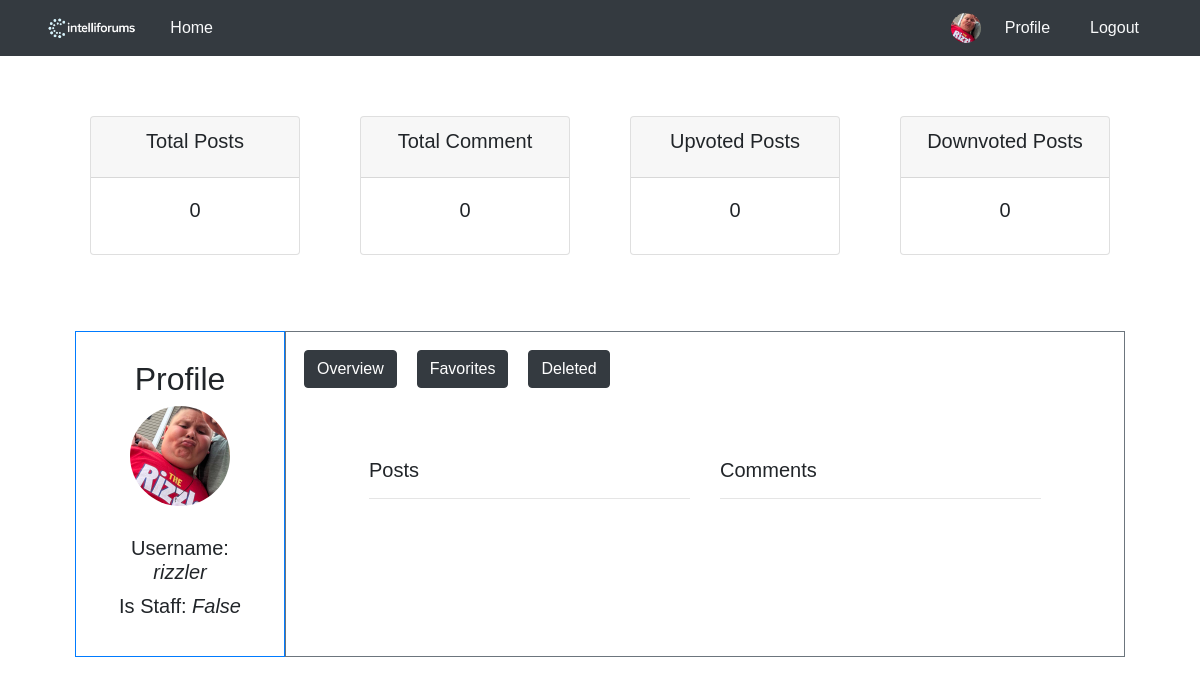
Page /profile/3/ (signed in) on the earlier database version.
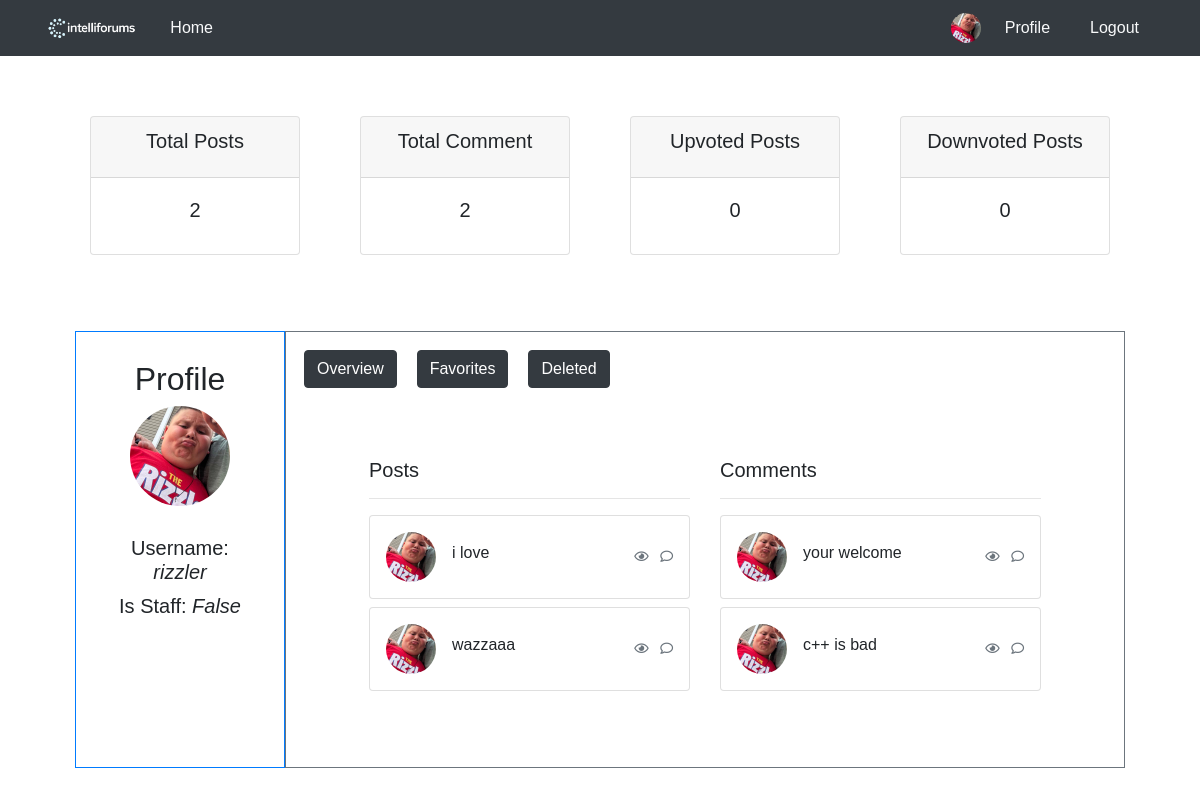
Same page on the later database version.
### blog/models.py (models this page shows, shortened)
class User(AbstractBaseUser, PermissionsMixin):
    username = models.CharField(max_length=100, unique=True)
    picture = models.ImageField(
        upload_to='profile/',
        default='profile/blank-profile-picture-973460_128012234212.png',
        blank=True,
    )
    is_active = models.BooleanField(default=True)
    is_staff = models.BooleanField(default=False)
    USERNAME_FIELD = 'username'
    objects = UserManager()

class UserPost(models.Model):
    post_ref = models.ForeignKey(Post, on_delete=models.CASCADE)
    user_ref = models.ForeignKey(User, on_delete=models.CASCADE)
    is_deleted = models.BooleanField(default=False)

class Post(models.Model):
    user_ref = models.ForeignKey(User, on_delete=models.CASCADE)
    title = models.CharField(max_length=100)
    content = models.TextField(blank=True, null=True)
    created_at = models.DateField(auto_now_add=True)
    image = models.ImageField(upload_to=upload_path, blank=True, null=True)

class User_UserPost(models.Model):
    user_post_ref = models.ForeignKey(UserPost, on_delete=models.CASCADE)
    user_ref = models.ForeignKey(User, on_delete=models.CASCADE)
    class Meta:
        abstract = True

class Comment(User_UserPost):
    content = models.TextField(blank=True, null=True)
    created_at = models.DateTimeField(auto_now_add=True)
    image = models.ImageField(upload_to=upload_path, blank=True, null=True)

### blog/views.py (the view)
# urls.py: path('profile/<int:pk>/', views.render_profile, name='profile'),
@login_required(login_url='login')
def render_profile(request, pk):
    user = User.objects.get(id=pk)
    user_posts = UserPost.objects.filter(user_ref__id=pk, is_deleted=False)
    deleted_user_posts = UserPost.objects.filter(user_ref__id=pk, is_deleted=True)
    user_comments = Comment.objects.filter(user_ref__id=pk)
    user_favorites = FavoritePost.objects.filter(user_ref__id=pk, user_post_ref__is_deleted=False)
    user_upvotes = VotePost.objects.filter(user_ref__id=pk, is_upvote=True)
    user_downvotes = VotePost.objects.filter(user_ref__id=pk, is_upvote=False)
    logging.error(request.user.id == user.id)
    return render(request, 'profile.html', {
        'user_posts' : user_posts,
        'user_comments' : user_comments,
        'user_favorites' : user_favorites,
        'deleted_user_posts': deleted_user_posts,
        'user' : user,
        'current_user' : request.user,
        'user_downvotes' : user_downvotes,
        'user_upvotes' : user_upvotes
    })

### blog/templates/profile.html (shortened to what this page needs)
<!DOCTYPE html>
<html lang="en">
<head>
    {% load static %}
    <link rel="stylesheet" href="{% static 'blog/css/profile.css' %}">
</head>
<body>
    {% include 'header.html' %}
        {% include 'Profile/profile_count.html' %}
        <div class="container-fluid">
            <div class="row d-flex">
                <div class="left-column p-2 border border-primary" style="flex: 0 0 20%; max-width: 20%;">
                    <div class="profile-container">
                        <h2>Profile</h2>
                        <img src="{{ user.picture.url }}" alt="Profile Picture" class="profile-pic" style="height: 100px; " onclick="window.location.href='{{ user.picture.url }}'">
                        <div class="profile-info">
                            <h5>Username: <i>{{ user.username }}</i></h5>
                            <h5>Is Staff: <i>{{ user.is_staff }}</i></h5>
                        </div>
                    </div>
                </div>
                <div class="col p-2 border border-secondary">
                    <div style="display: flex;">
                        <button id="showOverview" class="btn btn-dark" style="margin: 10px;">Overview</button>
                        <button id="showFavorites" class="btn btn-dark" style="margin: 10px;">Favorites</button>
                    {% if user.id == current_user.id %}
                        <button id="showDeleted" class="btn btn-dark" style="margin: 10px;">Deleted</button>
                    {% endif %}
                    </div>
                    <div id="OverviewDashboard" style="display: block;">
                        {% include 'Profile/profile_dashboard.html' %}
                     </div>
                </div>
            </div>
        </div>
</body>
</html>

### blog/templates/header.html (shortened to what this page needs)
<!DOCTYPE html>
<html lang="en">
<head>
    {% load static %}
    <link rel="stylesheet" href="https://cdn.jsdelivr.net/npm/bootstrap@4.1.3/dist/css/bootstrap.min.css">
    <link rel="stylesheet" href="https://cdnjs.cloudflare.com/ajax/libs/font-awesome/5.12.0-2/css/all.min.css" />
    <link rel="stylesheet" href="{% static 'blog/css/global.css' %}">
</head>
<body>
    <link rel="stylesheet" href="{% static 'blog/css/header.css' %}">
    <nav class="navbar navbar-dark bg-dark">
        <div class="container d-flex justify-content-between align-items-center">
            <div class="d-flex align-items-center">
                <img src="{% static 'images/logo.png' %}" alt="Logo" style="max-height:30px;">
                <a class="nav-link text-light ml-3" href="/">Home</a>
            </div>
            <div class="d-flex align-items-center">
            {% if current_user %}
                {% if current_user.is_authenticated %}
                    <img src="{{ current_user.picture.url }}" alt="Profile Picture" class="profile-img" style="height:30px;width:30px;border-radius:50%;">
                    <a class="nav-link text-light ml-2" href="/profile/{{current_user.id}}">Profile</a>
                    <a class="nav-link text-light ml-2" href="{% url 'logout' %}">Logout</a>
                {% else %}
                    <a class="nav-link text-light" href="/login/">Login</a>
                    <a class="nav-link text-light ml-2" href="/register/">Register</a>
                {% endif %}
            {% endif %}
            </div>
        </div>
    </nav>
</body>
</html>

### blog/templates/Profile/profile_count.html (shortened to what this page needs)
<div class="row">
    <div class="col">
        <div class="col-sm">
            <div class="card text-center mb-3">
                <div class="card-header">
                    <h5 class="card-title">Total Posts</h5>
                </div>
                <div class="card-body">
                    <h5 class="card-title">{{ user_posts.count }}</h5>
                </div>
            </div>
        </div>
    </div>
    <div class="col">
        <div class="col-sm">
            <div class="card text-center mb-3">
                <div class="card-header">
                    <h5 class="card-title">Total Comment</h5>
                </div>
                <div class="card-body">
                    <h5 class="card-title">{{ user_comments.count }}</h5>
                </div>
            </div>
        </div>
    </div>
    <div class="col">
        <div class="col-sm">
            <div class="card text-center mb-3">
                <div class="card-header">
                    <h5 class="card-title">Upvoted Posts</h5>
                </div>
                <div class="card-body">
                    <h5 class="card-title">{{ user_upvotes.count }}</h5>
                </div>
            </div>
        </div>
    </div>
    <div class="col">
        <div class="col-sm">
            <div class="card text-center mb-3">
                <div class="card-header">
                    <h5 class="card-title">Downvoted Posts</h5>
                </div>
                <div class="card-body">
                    <h5 class="card-title">{{ user_downvotes.count }}</h5>
                </div>
            </div>
        </div>
    </div>
</div>

### blog/templates/Profile/profile_dashboard.html
<div class="row">
    <div class="col-lg">
        <h5>Posts</h5>
        <hr>
        {% for user_post in user_posts %}
        <div class="card mb-2" onclick="window.location.href = '/post_detail/{{ user_post.id }}/1/'">
            <div class="card-body p-2 p-sm-3">
                <div class="media forum-item">
                    <a href="#" data-toggle="collapse" data-target=".forum-content"><img src="/media/{{ user_post.user_ref.picture }}" class="mr-3 rounded-circle" width="50" alt="User" /></a>
                    <div class="media-body align-self-center">
                        <h6><a href="#" data-toggle="collapse" data-target=".forum-content" class="text-body">{{ user_post.post_ref.title }}</a></h6>
                    </div>
                    <div class="text-muted small text-center align-self-center">
                        <span class="d-none d-sm-inline-block favorite-views" data-value="{{ user_post.id }}"><i class="far fa-eye"></i></span>
                        <span class="favorite-comments-num" data-value="{{ user_post.id }}"><i class="far fa-comment ml-2"></i></span>
                    </div>
                </div>
            </div>
        </div>
        {% endfor %}
    </div>
    <div class="col-lg">
        <h5>Comments</h5>
        <hr>
        {% for user_comment in user_comments %}
        <div class="card mb-2">
            <div class="card-body p-2 p-sm-3">
                <div class="media forum-item">
                    <a href="#" data-toggle="collapse" data-target=".forum-content"><img src="/media/{{ user_comment.user_ref.picture }}" class="mr-3 rounded-circle" width="50" alt="User" /></a>
                    <div class="media-body align-self-center">
                        <h6><a href="#" data-toggle="collapse" data-target=".forum-content" class="text-body">{{ user_comment.content }}</a></h6>
                    </div>
                    <div class="text-muted small text-center align-self-center">
                        <span class="d-none d-sm-inline-block"><i class="far fa-eye"></i></span>
                        <span><i class="far fa-comment ml-2"></i></span>
                    </div>
                </div>
            </div>
        </div>
        {% endfor %}
    </div>
</div>

### blog/static/blog/css/profile.css (style rules this page uses)
.profile-container { max-width: 600px; margin: 0 auto; text-align: center; padding: 20px; }
.profile-pic { max-width: 300px; max-height: 300px; border-radius: 50%; margin-bottom: 20px; }
.profile-info h5 { margin: 10px 0; }
h2 { margin-bottom: 30px; }

### blog/static/blog/css/global.css (style rules this page uses)
* { font-family: Verdana, Geneva, Tahoma, sans-serif; }

### blog/static/blog/css/header.css (style rules this page uses)
.profile-img { max-width: 50px !important; max-height: 50px !important; border-radius: 50% !important; }

### blog/templates/profile.html (style rules this page uses)
.profile-container { max-width: 600px; margin: 0 auto; text-align: center; padding: 20px; }
.profile-pic { max-width: 300px; max-height: 300px; border-radius: 50%; margin-bottom: 20px; }
.profile-info h5 { margin: 10px 0; }
h2 { margin-bottom: 30px; }

### blog/templates/Profile/profile_count.html (style rules this page uses)
.row { margin: 60px; }

Differences in the rows shown:
added UserPost: user_ref.picture (picture), post_ref "i love", {{ user_post.id }} 13 (drawn)
added UserPost: user_ref.picture (picture), post_ref "wazzaaa", {{ user_post.id }} 14 (drawn)
added Comment: user_ref.picture (picture), content "your welcome"
added Comment: user_ref.picture (picture), content "c++ is bad"
Other differences:
{{ user_posts.count }}: "0" → "2"
{{ user_comments.count }}: "0" → "2"
